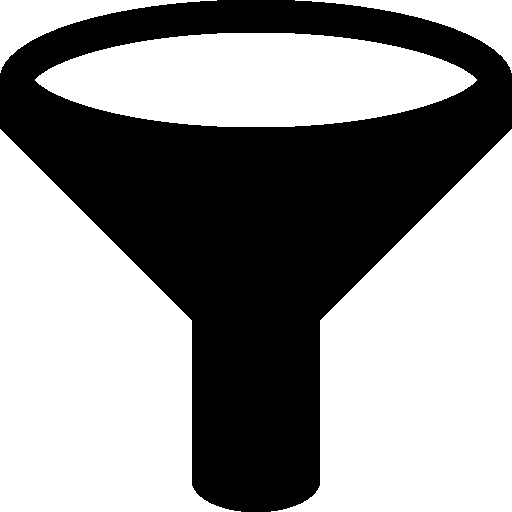
#> input picture img/filter.png, 512 x 512 px, found by its file name
$ python sobx.py ../../img/filter.png ../../img/filter.png   (older library calls are emulated)
#> lines starting #> are read from the running program, lines starting #| are printed output that depends on the picture
import cv2
import sys

image='../../images/'+sys.argv[1]

img=cv2.imread(image, cv2.IMREAD_UNCHANGED)
#> img is the input picture: shape (512, 512, 4); mean B, G, R, A 146.5, 146.5, 146.5, 107.4

sobx=cv2.Sobel(img, cv2.CV_64F,1,0,ksize=5)
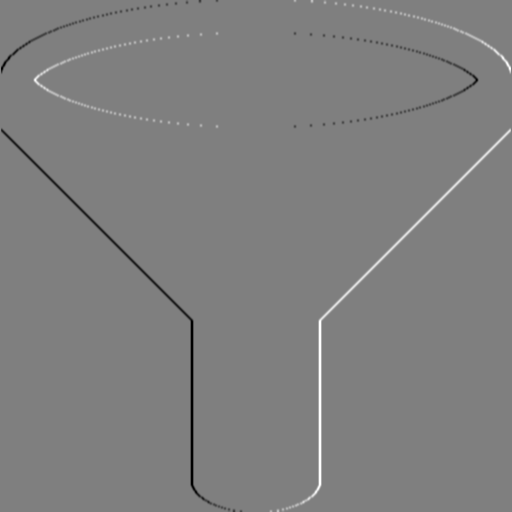
#> sobx: shape (512, 512, 4) float64; mean B, G, R, A 0, 0, 0, 0; drawn with min black and max white

tmp=sys.argv[1]
ext=sys.argv[2]
name=tmp[:len(tmp)-len(ext)-1]
output=name+'_sobx'+'.'+ext
target='../../images/'+output

if cv2.imwrite(target, sobx): print(output, end='')
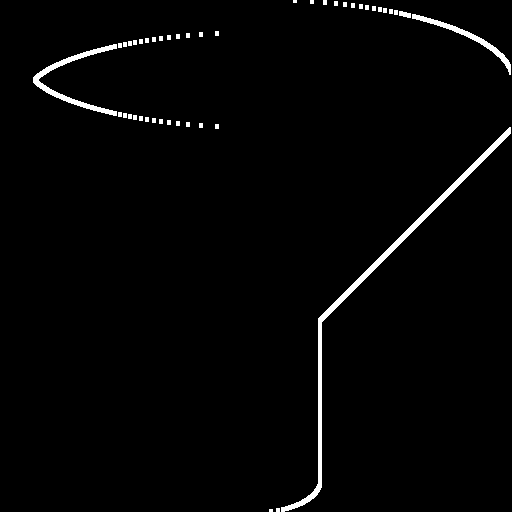
#> saved as filter.png: shape (512, 512, 4); mean B, G, R, A 4.7, 4.7, 4.7, 5.8
else: print('failed',end='')
